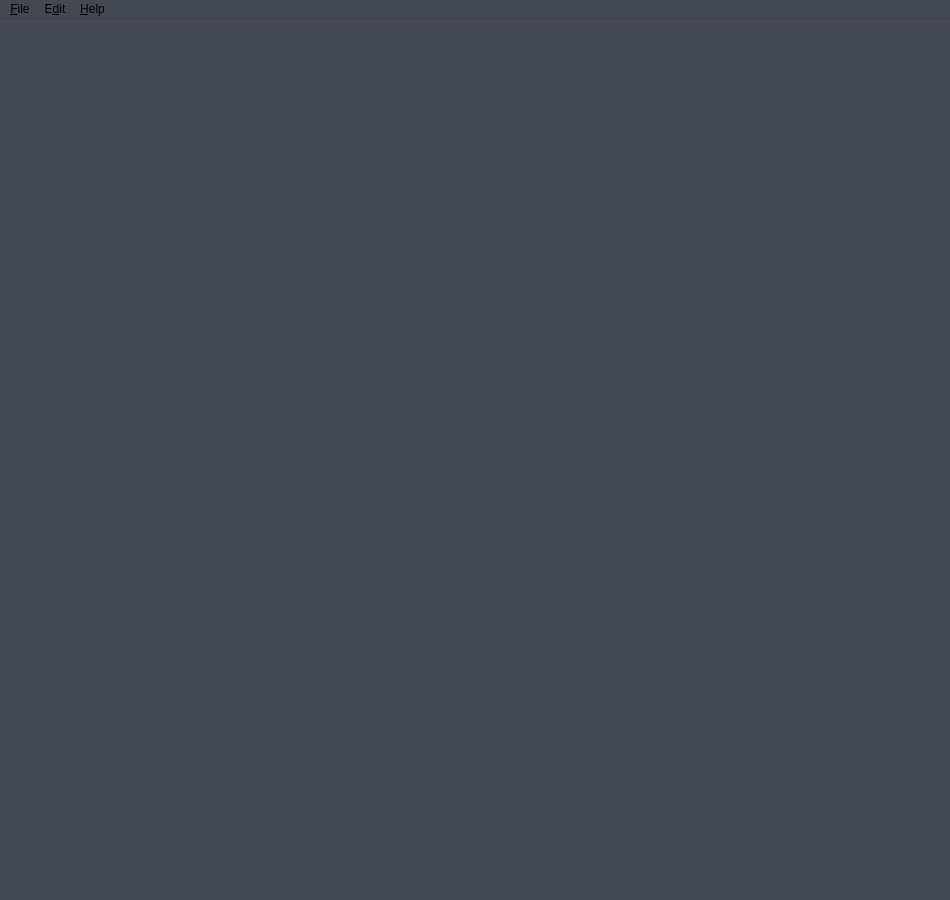
<?xml version="1.0" encoding="UTF-8"?>
<ui version="4.0">
 <class>ChessBoard</class>
 <widget class="QMainWindow" name="ChessBoard">
  <property name="geometry">
   <rect>
    <x>0</x>
    <y>0</y>
    <width>950</width>
    <height>900</height>
   </rect>
  </property>
  <property name="minimumSize">
   <size>
    <width>950</width>
    <height>900</height>
   </size>
  </property>
  <property name="maximumSize">
   <size>
    <width>950</width>
    <height>900</height>
   </size>
  </property>
  <property name="palette">
   <palette>
    <active>
     <colorrole role="Base">
      <brush brushstyle="SolidPattern">
       <color alpha="255">
        <red>249</red>
        <green>249</green>
        <blue>249</blue>
       </color>
      </brush>
     </colorrole>
     <colorrole role="Window">
      <brush brushstyle="SolidPattern">
       <color alpha="255">
        <red>68</red>
        <green>72</green>
        <blue>81</blue>
       </color>
      </brush>
     </colorrole>
    </active>
    <inactive>
     <colorrole role="Base">
      <brush brushstyle="SolidPattern">
       <color alpha="255">
        <red>249</red>
        <green>249</green>
        <blue>249</blue>
       </color>
      </brush>
     </colorrole>
     <colorrole role="Window">
      <brush brushstyle="SolidPattern">
       <color alpha="255">
        <red>68</red>
        <green>72</green>
        <blue>81</blue>
       </color>
      </brush>
     </colorrole>
    </inactive>
    <disabled>
     <colorrole role="Base">
      <brush brushstyle="SolidPattern">
       <color alpha="255">
        <red>68</red>
        <green>72</green>
        <blue>81</blue>
       </color>
      </brush>
     </colorrole>
     <colorrole role="Window">
      <brush brushstyle="SolidPattern">
       <color alpha="255">
        <red>68</red>
        <green>72</green>
        <blue>81</blue>
       </color>
      </brush>
     </colorrole>
    </disabled>
   </palette>
  </property>
  <property name="windowTitle">
   <string>Chess</string>
  </property>
  <widget class="QWidget" name="centralWidget"/>
  <widget class="QMenuBar" name="menuBar">
   <property name="geometry">
    <rect>
     <x>0</x>
     <y>0</y>
     <width>950</width>
     <height>25</height>
    </rect>
   </property>
   <widget class="QMenu" name="menu_File">
    <property name="title">
     <string>&amp;File</string>
    </property>
    <addaction name="action_New_Game"/>
    <addaction name="actionE_xit"/>
   </widget>
   <widget class="QMenu" name="menuE_dit">
    <property name="title">
     <string>E&amp;dit</string>
    </property>
    <widget class="QMenu" name="menu_Theme">
     <property name="title">
      <string>&amp;Theme</string>
     </property>
     <addaction name="actionSlate"/>
     <addaction name="actionClassic"/>
     <addaction name="actionLight"/>
     <addaction name="actionBlue"/>
     <addaction name="actionCustom"/>
    </widget>
    <addaction name="menu_Theme"/>
   </widget>
   <widget class="QMenu" name="menu_About">
    <property name="title">
     <string>&amp;Help</string>
    </property>
    <addaction name="action_Rules"/>
    <addaction name="action_About"/>
   </widget>
   <addaction name="menu_File"/>
   <addaction name="menuE_dit"/>
   <addaction name="menu_About"/>
  </widget>
  <action name="actionE_xit">
   <property name="text">
    <string>E&amp;xit</string>
   </property>
   <property name="shortcut">
    <string>Ctrl+Q</string>
   </property>
  </action>
  <action name="action_Rules">
   <property name="text">
    <string>&amp;Rules</string>
   </property>
  </action>
  <action name="action_About">
   <property name="text">
    <string>&amp;About</string>
   </property>
  </action>
  <action name="action_New_Game">
   <property name="text">
    <string>&amp;New Game</string>
   </property>
  </action>
  <action name="actionSlate">
   <property name="text">
    <string>Slate</string>
   </property>
  </action>
  <action name="actionClassic">
   <property name="text">
    <string>Classic</string>
   </property>
  </action>
  <action name="actionLight">
   <property name="text">
    <string>Light</string>
   </property>
  </action>
  <action name="actionCustom">
   <property name="text">
    <string>Custom...</string>
   </property>
  </action>
  <action name="actionBlue">
   <property name="text">
    <string>Blue</string>
   </property>
  </action>
 </widget>
 <layoutdefault spacing="6" margin="11"/>
 <resources/>
 <connections/>
</ui>
